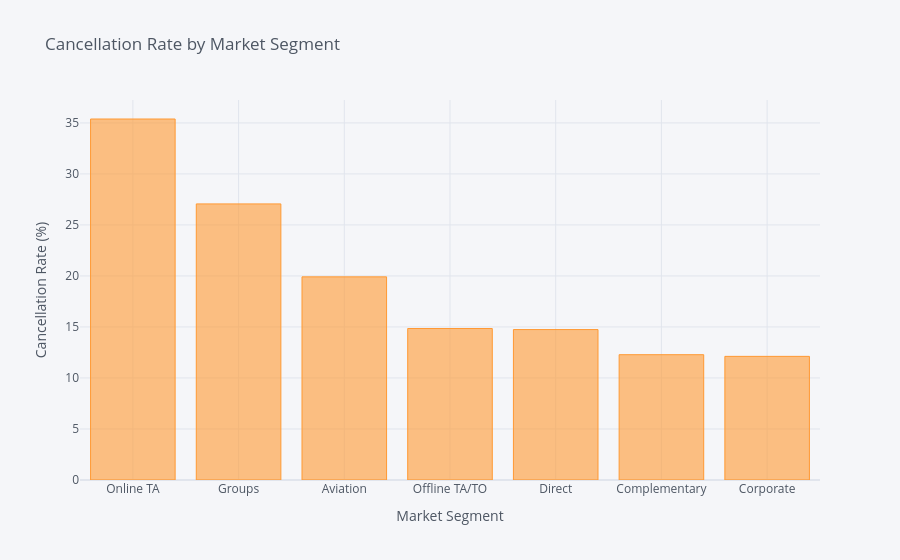

Source (notebook cell):
### Markdown cell above
## 12. Cancellation Rate by Market Segment — Cufflinks

### Code cell
segment_rates = (
    market_segment_summary[
        market_segment_summary["total_bookings"] >= 100
    ]
    .sort_values("cancellation_rate", ascending=False)
    .set_index("market_segment")[["cancellation_rate"]]
)

segment_fig = segment_rates.iplot(
    kind="bar",
    asFigure=True,
    title="Cancellation Rate by Market Segment",
    xTitle="Market Segment",
    yTitle="Cancellation Rate (%)"
)
segment_fig.show()

highest_segment = segment_rates["cancellation_rate"].idxmax()
highest_segment_rate = segment_rates.loc[
    highest_segment,
    "cancellation_rate"
]

print(
    f"Observation: Among market segments with at least 100 bookings, "
    f"{highest_segment} has the highest cancellation rate "
    f"at {highest_segment_rate:.2f}%."
)

### Figure 1 — Plotly figure (JSON) as saved in the notebook; plotly's stock layout.template omitted (floating-point values rounded to 4 significant figures)
{"data": [{"marker": {"color": "rgba(255, 153, 51, 0.6)", "line": {"color": "rgba(255, 153, 51, 1.0)", "width": 1}}, "name": "cancellation_rate", "orientation": "v", "text": "", "type": "bar", "x": ["Online TA", "Groups", "Aviation", "Offline TA/TO", "Direct", "Complementary", "Corporate"], "y": [35.38, 27.06, 19.91, 14.85, 14.75, 12.28, 12.12]}], "layout": {"legend": {"bgcolor": "#F5F6F9", "font": {"color": "#4D5663"}}, "paper_bgcolor": "#F5F6F9", "plot_bgcolor": "#F5F6F9", "title": {"font": {"color": "#4D5663"}, "text": "Cancellation Rate by Market Segment"}, "xaxis": {"gridcolor": "#E1E5ED", "showgrid": true, "tickfont": {"color": "#4D5663"}, "title": {"font": {"color": "#4D5663"}, "text": "Market Segment"}, "zerolinecolor": "#E1E5ED"}, "yaxis": {"gridcolor": "#E1E5ED", "showgrid": true, "tickfont": {"color": "#4D5663"}, "title": {"font": {"color": "#4D5663"}, "text": "Cancellation Rate (%)"}, "zerolinecolor": "#E1E5ED"}}}
